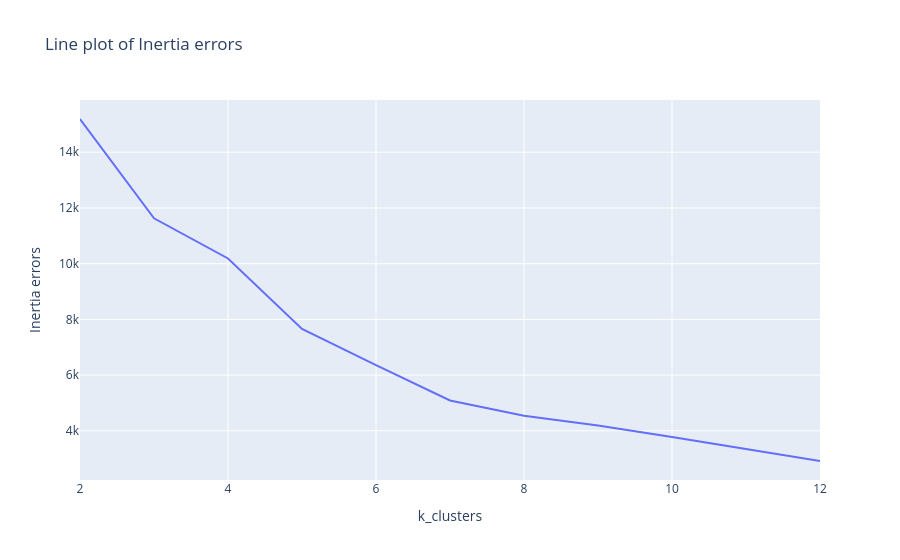

Source (notebook cell):
### Code cell
fig=px.line(x=k_clusters, y=inertia_errors_1, title="Line plot of Inertia errors")
fig.update_layout(xaxis_title='k_clusters', yaxis_title='Inertia errors')
fig.show()

### Figure 1 — Plotly figure (JSON) as saved in the notebook; plotly's stock layout.template omitted (floating-point values rounded to 4 significant figures)
{"data": [{"hovertemplate": "x=%{x}<br>y=%{y}<extra></extra>", "legendgroup": "", "line": {"color": "#636efa", "dash": "solid"}, "marker": {"symbol": "circle"}, "mode": "lines", "name": "", "orientation": "v", "showlegend": false, "type": "scatter", "x": [2, 3, 4, 5, 6, 7, 8, 9, 10, 11, 12], "xaxis": "x", "y": [15190.0, 11630.0, 10190.0, 7656.0, 6357.0, 5087.0, 4544.0, 4187.0, 3776.0, 3349.0, 2916.0], "yaxis": "y"}], "layout": {"legend": {"tracegroupgap": 0}, "title": {"text": "Line plot of Inertia errors"}, "xaxis": {"anchor": "y", "domain": [0, 1], "title": {"text": "k_clusters"}}, "yaxis": {"anchor": "x", "domain": [0, 1], "title": {"text": "Inertia errors"}}}}
